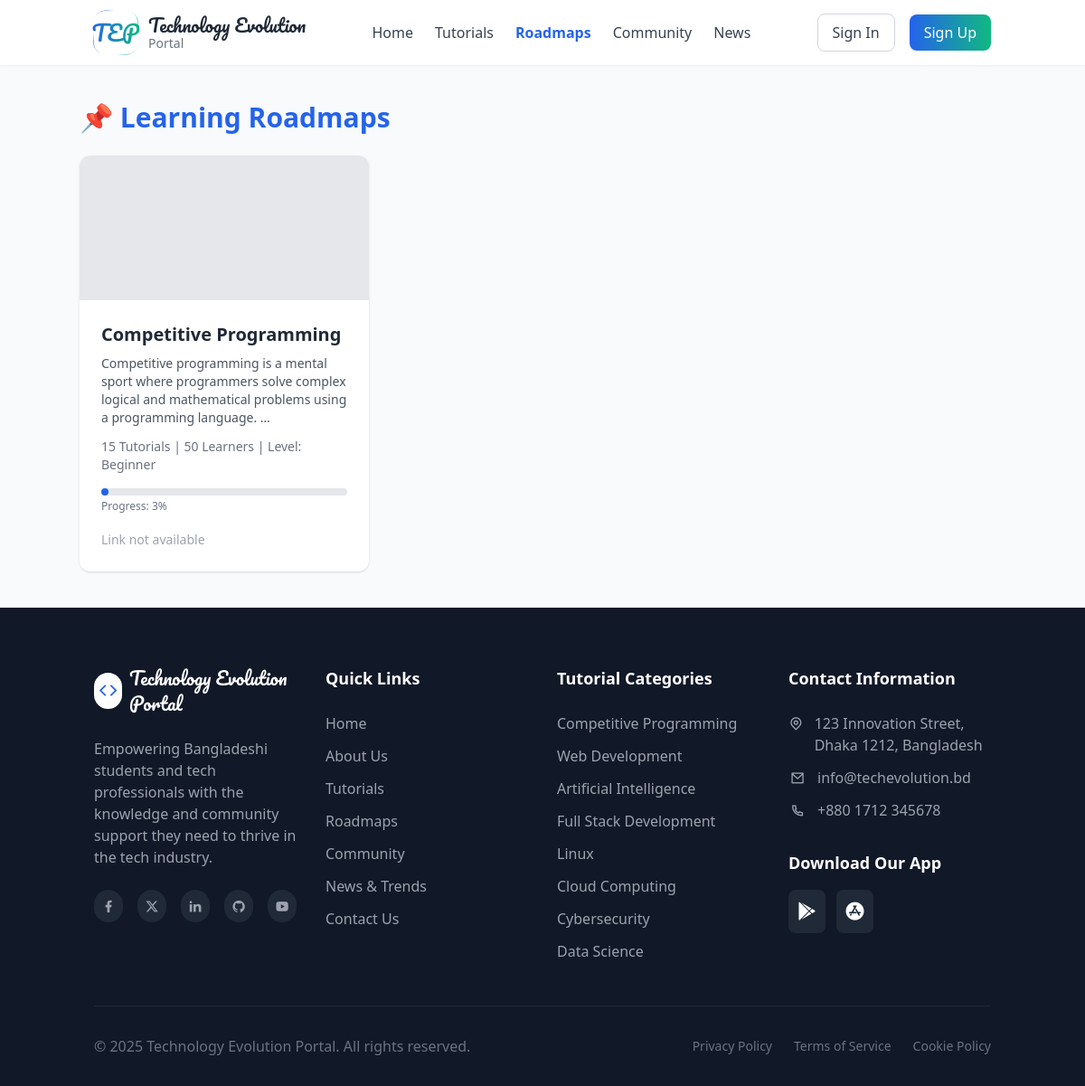
Page /roadmap/ on the committed database.
### home/models.py (models this page shows, shortened)
class Roadmap(models.Model):
    title = models.CharField(max_length=200)
    description = models.TextField()
    icon = models.CharField(max_length=50, default="🌐")  # Optional
    link = models.URLField(blank=True, null=True)
    duration_weeks = models.IntegerField(default=4)  # Example: 4 weeks
    level = models.CharField(max_length=50, choices=[
        ('Beginner', 'Beginner'),
        ('Intermediate', 'Intermediate'),
        ('Advanced', 'Advanced'),
        ('All Levels', 'All Levels'),
    ], default='Beginner')
    tutorial_count = models.IntegerField(default=0)
    learners_count = models.IntegerField(default=0)
    progress = models.IntegerField(default=0)  # % Progress
    image = models.ImageField(upload_to='roadmaps/', blank=True, null=True)

### home/views.py (the view)
# urls.py: path('roadmap/', views.roadmap, name="roadmap"),
def roadmap(request):
    roadmaps = Roadmap.objects.all().order_by('-id')  # show all
    return render(request, "home/roadmap.html", {"roadmaps": roadmaps})

### home/templates/home/roadmap.html (shortened to what this page needs)
{% extends "home/base.html" %}
{% block content %}
<div class="container mx-auto py-10">
  <h1 class="text-3xl font-bold text-blue-600 mb-6">📌 Learning Roadmaps</h1>
  <div class="grid grid-cols-1 md:grid-cols-3 gap-8">
    {% for roadmap in roadmaps %}
      <div class="bg-white rounded-xl shadow hover:shadow-xl hover:scale-105 transition transform overflow-hidden">
        <div class="h-40 bg-gray-200">
        </div>
        <div class="p-6">
          <h2 class="text-xl font-semibold text-gray-800">{{ roadmap.title }}</h2>
          <p class="text-gray-600 mt-2 text-sm">{{ roadmap.description|truncatewords:18 }}</p>
          <div class="mt-3 text-sm text-gray-500">
            <span>{{ roadmap.tutorial_count }} Tutorials</span> |
            <span>{{ roadmap.learners_count }} Learners</span> |
            <span>Level: {{ roadmap.level }}</span>
          </div>
          {% if roadmap.progress is not None %}
          <div class="mt-4">
            <div class="w-full bg-gray-200 rounded-full h-2" role="progressbar" aria-valuenow="{{ roadmap.progress|default:0 }}" aria-valuemin="0" aria-valuemax="100">
              <div class="bg-blue-600 h-2 rounded-full transition-all duration-500" style="width: {{ roadmap.progress|default:0 }}%;"></div>
            </div>
            <p class="mt-1 text-xs text-gray-500">Progress: {{ roadmap.progress|default:0 }}%</p>
          </div>
          {% endif %}
          <div class="mt-4">
            {% if roadmap.link %}
              <a href="{{ roadmap.link }}" target="_blank" class="bg-blue-600 text-white px-4 py-2 rounded hover:bg-blue-700 text-sm font-semibold">
                Start Learning →
              </a>
            {% else %}
              <span class="text-gray-400 text-sm">Link not available</span>
            {% endif %}
          </div>
        </div>
      </div>
    {% empty %}
      <p class="text-gray-500 col-span-3 text-center">No roadmaps available yet.</p>
    {% endfor %}
  </div>
</div>
{% endblock %}

### home/templates/home/base.html (shortened to what this page needs)
{% load static %}
<!DOCTYPE html>
<html lang="en">
<head>
  <script src="https://cdn.tailwindcss.com"></script>
  <link rel="stylesheet" href="https://cdnjs.cloudflare.com/ajax/libs/remixicon/4.6.0/remixicon.min.css">
</head>
<body class="flex flex-col min-h-screen bg-gray-50">
  {% include "home/navbar.html" %}
  <main class="flex-grow">
    {% block content %}{% endblock %}
  </main>
  {% include "home/footer.html" %}
</body>
</html>

### home/templates/home/navbar.html (shortened to what this page needs)
<header class="bg-white shadow-sm sticky top-0 z-50">
  <div class="container mx-auto px-4 py-3 flex items-center justify-between">
    <div class="flex items-center gap-3">
      <div class="w-12 h-12 relative">
        <div class="absolute inset-0 bg-white rounded-xl flex items-center justify-center">
          <span
            class="text-2xl font-['Pacifico'] bg-gradient-to-r from-primary to-secondary text-transparent bg-clip-text">TEP</span>
        </div>
      </div>
      <div class="flex flex-col">
        <h1 class="text-xl font-['Pacifico'] text-gray-800">Technology Evolution</h1>
        <span class="text-sm text-gray-500 -mt-1">Portal</span>
      </div>
    </div>
    <nav class="hidden md:flex items-center space-x-6">
      <a href="{% url 'home' %}"
        class="{% if request.path == '/' %}text-primary font-semibold{% else %}text-gray-700 hover:text-primary font-medium{% endif %}">
        Home
      </a>
      <a href="{% url 'tutorials' %}"
        class="{% if request.path == '/tutorials/' %}text-primary font-semibold{% else %}text-gray-700 hover:text-primary font-medium{% endif %}">
        Tutorials
      </a>
      <a href="{% url 'roadmap' %}"
        class="{% if request.path == '/roadmap/' %}text-primary font-semibold{% else %}text-gray-700 hover:text-primary font-medium{% endif %}">
        Roadmaps
      </a>
      <a href="{% url 'community' %}"
        class="{% if request.path == '/community/' %}text-primary font-semibold{% else %}text-gray-700 hover:text-primary font-medium{% endif %}">
        Community
      </a>
      <a href="{% url 'news' %}"
        class="{% if request.path == '/news/' %}text-primary font-semibold{% else %}text-gray-700 hover:text-primary font-medium{% endif %}">
        News
      </a>
    </nav>
    <div class="flex items-center gap-4">
      {% if user.is_authenticated %}
        <form method="POST" action="{% url 'logout' %}">
          {% csrf_token %}
          <button type="submit"
            class="bg-white border border-gray-300 text-gray-700 px-4 py-2 rounded-button font-medium hover:bg-gray-50 whitespace-nowrap">
            Logout
          </button>
        </form>
      {% else %}
        <a href="{% url 'login' %}"
          class="bg-white border border-gray-300 text-gray-700 px-4 py-2 rounded-button font-medium hover:bg-gray-50 whitespace-nowrap">
          Sign In
        </a>
        <a href="{% url 'signup' %}"
          class="bg-gradient-to-r from-primary to-secondary text-white px-4 py-2 rounded-button font-medium hover:bg-gray-50 whitespace-nowrap ">
          Sign Up
        </a>
      {% endif %}
    </div>
  </div>
</header>

### home/templates/home/footer.html
<footer class="bg-gray-900 text-white pt-16 pb-8">
    <div class="container mx-auto px-4">
      <div class="grid md:grid-cols-4 gap-8 mb-12">
        <div>
          <div class="flex items-center gap-2 mb-6">
            <div
              class="w-10 h-10 flex items-center justify-center bg-white rounded-full text-primary"
            >
              <i class="ri-code-line ri-lg"></i>
            </div>
            <h2 class="text-xl font-['Pacifico'] text-white">
              Technology Evolution Portal
            </h2>
          </div>
          <p class="text-gray-400 mb-6">
            Empowering Bangladeshi students and tech professionals with the
            knowledge and community support they need to thrive in the tech
            industry.
          </p>
          <div class="flex gap-4">
            <a
              href="#"
              class="w-9 h-9 rounded-full bg-gray-800 flex items-center justify-center text-gray-400 hover:bg-primary hover:text-white transition-colors"
            >
              <i class="ri-facebook-fill"></i>
            </a>
            <a
              href="#"
              class="w-9 h-9 rounded-full bg-gray-800 flex items-center justify-center text-gray-400 hover:bg-primary hover:text-white transition-colors"
            >
              <i class="ri-twitter-x-fill"></i>
            </a>
            <a
              href="#"
              class="w-9 h-9 rounded-full bg-gray-800 flex items-center justify-center text-gray-400 hover:bg-primary hover:text-white transition-colors"
            >
              <i class="ri-linkedin-fill"></i>
            </a>
            <a
              href="#"
              class="w-9 h-9 rounded-full bg-gray-800 flex items-center justify-center text-gray-400 hover:bg-primary hover:text-white transition-colors"
            >
              <i class="ri-github-fill"></i>
            </a>
            <a
              href="#"
              class="w-9 h-9 rounded-full bg-gray-800 flex items-center justify-center text-gray-400 hover:bg-primary hover:text-white transition-colors"
            >
              <i class="ri-youtube-fill"></i>
            </a>
          </div>
        </div>
        <div>
          <h3 class="text-lg font-semibold mb-6">Quick Links</h3>
          <ul class="space-y-3">
            <li>
              <a href="#" class="text-gray-400 hover:text-white">Home</a>
            </li>
            <li>
              <a href="#" class="text-gray-400 hover:text-white">About Us</a>
            </li>
            <li>
              <a href="#" class="text-gray-400 hover:text-white">Tutorials</a>
            </li>
            <li>
              <a href="#" class="text-gray-400 hover:text-white">Roadmaps</a>
            </li>
            <li>
              <a href="#" class="text-gray-400 hover:text-white">Community</a>
            </li>
            <li>
              <a href="#" class="text-gray-400 hover:text-white"
                >News & Trends</a
              >
            </li>
            <li>
              <a href="#" class="text-gray-400 hover:text-white"
                >Contact Us</a
              >
            </li>
          </ul>
        </div>
        <div>
          <h3 class="text-lg font-semibold mb-6">Tutorial Categories</h3>
          <ul class="space-y-3">
            <li>
              <a href="#" class="text-gray-400 hover:text-white"
                >Competitive Programming</a
              >
            </li>
            <li>
              <a href="#" class="text-gray-400 hover:text-white"
                >Web Development</a
              >
            </li>
            <li>
              <a href="#" class="text-gray-400 hover:text-white"
                >Artificial Intelligence</a
              >
            </li>
            <li>
              <a href="#" class="text-gray-400 hover:text-white"
                >Full Stack Development</a
              >
            </li>
            <li>
              <a href="#" class="text-gray-400 hover:text-white">Linux</a>
            </li>
            <li>
              <a href="#" class="text-gray-400 hover:text-white"
                >Cloud Computing</a
              >
            </li>
            <li>
              <a href="#" class="text-gray-400 hover:text-white"
                >Cybersecurity</a
              >
            </li>
            <li>
              <a href="#" class="text-gray-400 hover:text-white"
                >Data Science</a
              >
            </li>
          </ul>
        </div>
        <div>
          <h3 class="text-lg font-semibold mb-6">Contact Information</h3>
          <ul class="space-y-3">
            <li class="flex items-start gap-3">
              <div
                class="w-5 h-5 flex items-center justify-center text-gray-400 mt-0.5"
              >
                <i class="ri-map-pin-line"></i>
              </div>
              <span class="text-gray-400"
                >123 Innovation Street, Dhaka 1212, Bangladesh</span
              >
            </li>
            <li class="flex items-center gap-3">
              <div
                class="w-5 h-5 flex items-center justify-center text-gray-400"
              >
                <i class="ri-mail-line"></i>
              </div>
              <a
                href="mailto:info@techevolution.bd"
                class="text-gray-400 hover:text-white"
                >info@techevolution.bd</a
              >
            </li>
            <li class="flex items-center gap-3">
              <div
                class="w-5 h-5 flex items-center justify-center text-gray-400"
              >
                <i class="ri-phone-line"></i>
              </div>
              <a
                href="tel:+8801712345678"
                class="text-gray-400 hover:text-white"
                >+880 1712 345678</a
              >
            </li>
          </ul>
          <h3 class="text-lg font-semibold mt-8 mb-4">Download Our App</h3>
          <div class="flex gap-3">
            <a href="#" class="bg-gray-800 p-2 rounded-lg hover:bg-gray-700">
              <i class="ri-google-play-fill text-2xl"></i>
            </a>
            <a href="#" class="bg-gray-800 p-2 rounded-lg hover:bg-gray-700">
              <i class="ri-app-store-fill text-2xl"></i>
            </a>
          </div>
        </div>
      </div>
      <div class="border-t border-gray-800 pt-8">
        <div class="flex flex-col md:flex-row justify-between items-center">
          <p class="text-gray-500 mb-4 md:mb-0">
            © 2025 Technology Evolution Portal. All rights reserved.
          </p>
          <div class="flex gap-6">
            <a href="#" class="text-gray-500 hover:text-white text-sm"
              >Privacy Policy</a
            >
            <a href="#" class="text-gray-500 hover:text-white text-sm"
              >Terms of Service</a
            >
            <a href="#" class="text-gray-500 hover:text-white text-sm"
              >Cookie Policy</a
            >
          </div>
        </div>
      </div>
    </div>
  </footer>

### rows in the picture
Roadmap: title "Competitive Programming", description "Competitive programming is a mental sport where programmers solve complex logical and mathematical problems using a programming language. …", tutorial_count "15", learners_count "50", level "Beginner", progress "3", shows "Link not available"
